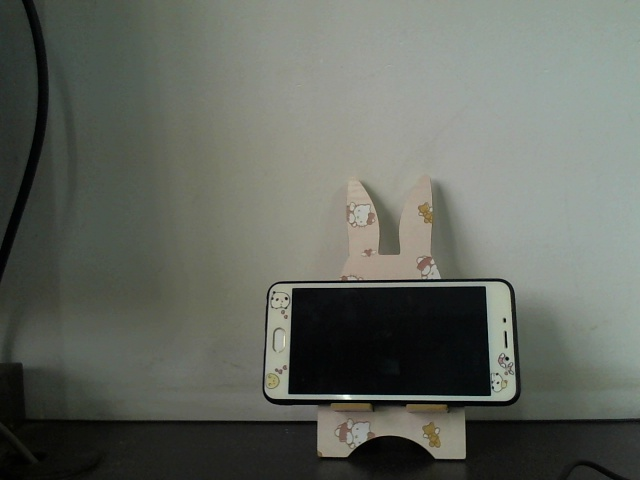
#> input picture image_collection/yuchuli/right.jpg, 640 x 480 px
$ python jiazaosheng.py
#> lines starting #> are read from the running program, lines starting #| are printed output that depends on the picture; after the words box and inside, x2 and y2 are one past the last pixel; in counts of white or black regions, pixels touching at a corner belong together
from numpy import *
from scipy import *
import numpy as np
import cv2


#定义添加椒盐噪声的函数
def SaltAndPepper(src,percetage):
    SP_NoiseImg=src
    SP_NoiseNum=int(percetage*src.shape[0]*src.shape[1])
    for i in range(SP_NoiseNum):
        randX=random.random_integers(0,src.shape[0]-1)
        randY=random.random_integers(0,src.shape[1]-1)
        if random.random_integers(0,1)==0:
            SP_NoiseImg[randX,randY]=0
        else:
            SP_NoiseImg[randX,randY]=255
    return SP_NoiseImg


#定义添加高斯噪声的函数
def addGaussianNoise(image,percetage):
    G_Noiseimg = image
    G_NoiseNum=int(percetage*image.shape[0]*image.shape[1])
    for i in range(G_NoiseNum):
        temp_x = np.random.randint(20,40)
        temp_y = np.random.randint(20,40)
        G_Noiseimg[temp_x][temp_y] = 255
    return G_Noiseimg


if __name__ == "__main__":
    # srcImage = cv2.imread("image_collection/yuchuli/left.jpg")
    srcImage = cv2.imread("image_collection/yuchuli/right.jpg")
#> srcImage is the input picture: shape (480, 640, 3); mean B, G, R 95.3, 103.3, 99.2
    cv2.namedWindow("Original image")
    cv2.imshow("Original image", srcImage)
    grayImage = cv2.cvtColor(srcImage, cv2.COLOR_BGR2GRAY)  # 灰度变换
    cv2.imshow("grayimage", grayImage)

    gauss_noiseImage = addGaussianNoise(grayImage, 0.01)  # 添加10%的高斯噪声
#> after the loop in addGaussianNoise, `for i in range(G_NoiseNum):`:
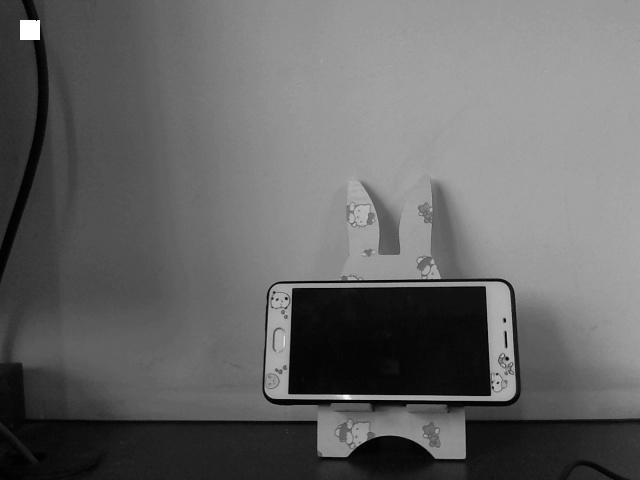
#> G_Noiseimg: shape (480, 640); min 0, max 255, mean 101.5
    cv2.imshow("Add_GaussianNoise Image", gauss_noiseImage)
    cv2.imwrite("Glena.jpg ", gauss_noiseImage)

    SaltAndPepper_noiseImage = SaltAndPepper(grayImage, 0.1)  # 再添加10%的椒盐噪声
#> after the loop in SaltAndPepper, `for i in range(SP_NoiseNum):`:
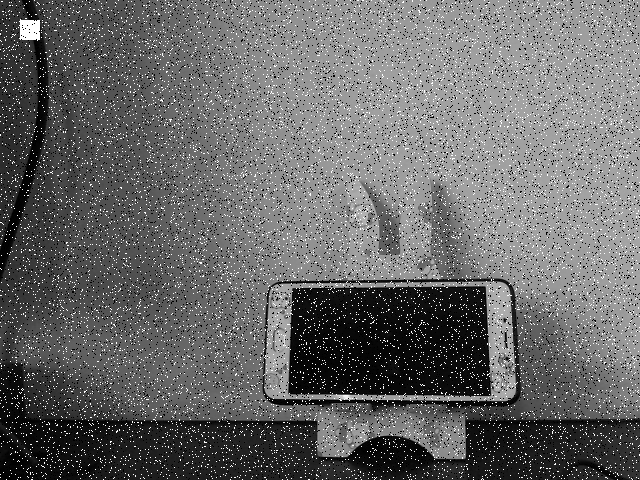
#> SP_NoiseImg: shape (480, 640); 9.51% of pixels changed, all inside (x1, y1, x2, y2) = (0, 0, 640, 480)
    cv2.imshow("Add_SaltAndPepperNoise Image", SaltAndPepper_noiseImage)

    cv2.waitKey(0)
    cv2.destroyAllWindows()

$ run again, with image_collection/yuchuli/left.jpg copied over image_collection/yuchuli/right.jpg
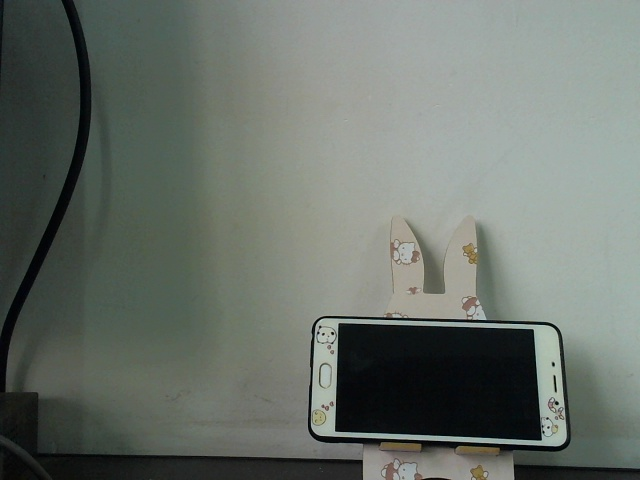
#> input picture image_collection/yuchuli/left.jpg, 640 x 480 px
#> srcImage is the input picture: shape (480, 640, 3); mean B, G, R 106.6, 113.6, 106.2
#> after the loop in addGaussianNoise, `for i in range(G_NoiseNum):`:
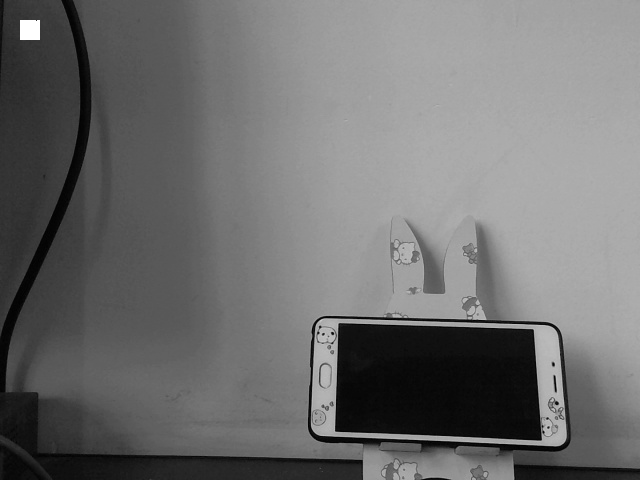
#> G_Noiseimg: shape (480, 640); min 1, max 255, mean 110.8
#> after the loop in SaltAndPepper, `for i in range(SP_NoiseNum):`:
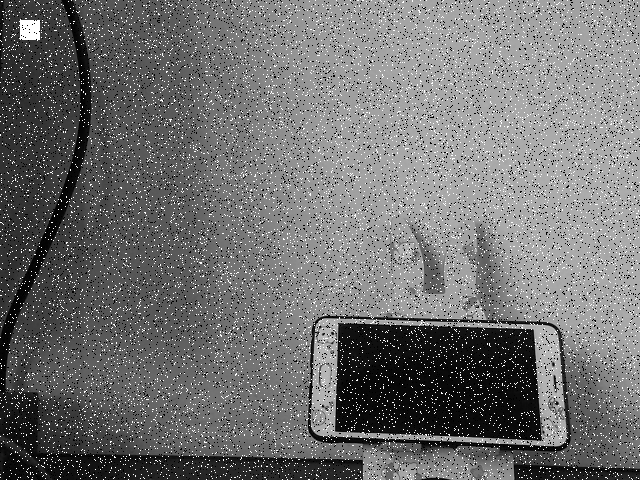
#> SP_NoiseImg: shape (480, 640); 9.51% of pixels changed, all inside (x1, y1, x2, y2) = (0, 0, 640, 480)

$ run again, with image_collection/yuchuli/left_gaosi.png saved as image_collection/yuchuli/right.jpg
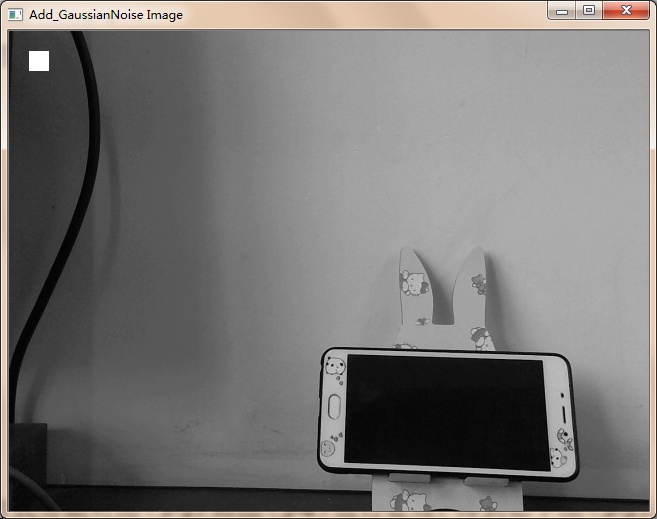
#> input picture image_collection/yuchuli/left_gaosi.png, 657 x 519 px
#> srcImage is the input picture: shape (519, 657, 3); mean B, G, R 116.1, 117.7, 119.7
#> after the loop in addGaussianNoise, `for i in range(G_NoiseNum):`:
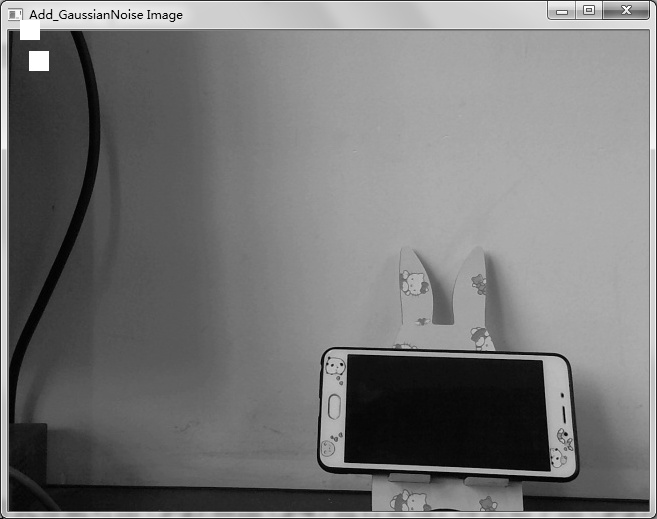
#> G_Noiseimg: shape (519, 657); min 0, max 255, mean 118.3
#> after the loop in SaltAndPepper, `for i in range(SP_NoiseNum):`:
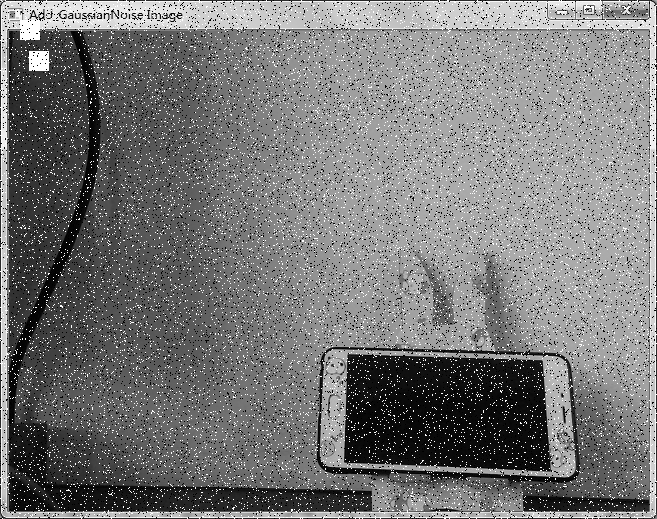
#> SP_NoiseImg: shape (519, 657); 9.5% of pixels changed, all inside (x1, y1, x2, y2) = (0, 0, 657, 519)

$ run again, with image_collection/yuchuli/left_jiaoyan.png saved as image_collection/yuchuli/right.jpg
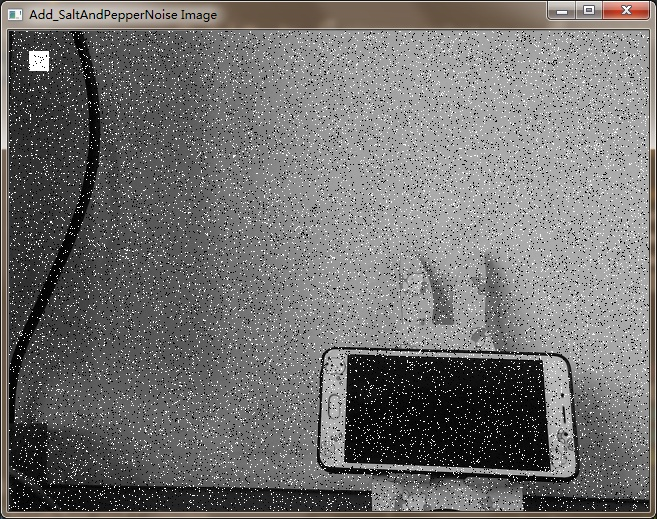
#> input picture image_collection/yuchuli/left_jiaoyan.png, 657 x 519 px
#> srcImage is the input picture: shape (519, 657, 3); mean B, G, R 111.9, 112.9, 114.2
#> after the loop in addGaussianNoise, `for i in range(G_NoiseNum):`:
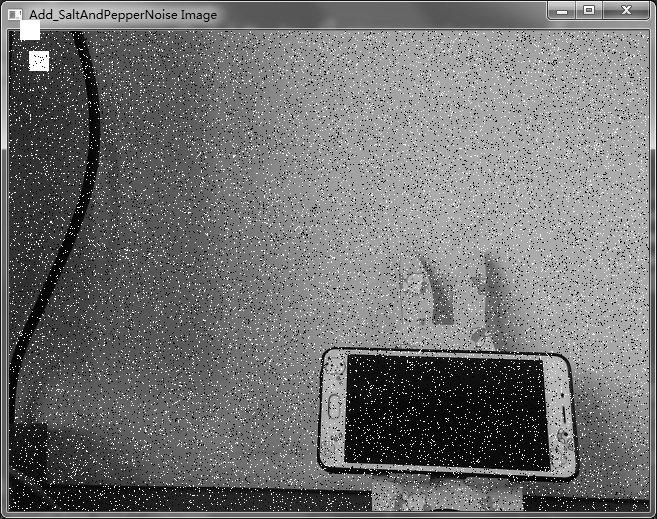
#> G_Noiseimg: shape (519, 657); min 0, max 255, mean 113.4
#> after the loop in SaltAndPepper, `for i in range(SP_NoiseNum):`:
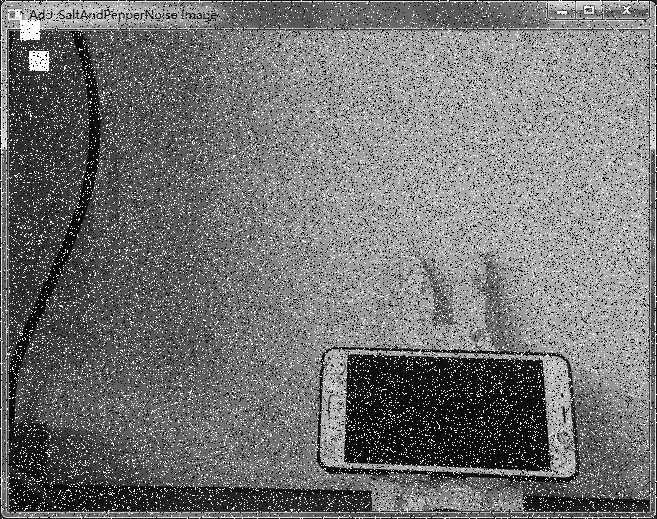
#> SP_NoiseImg: shape (519, 657); 9.26% of pixels changed, all inside (x1, y1, x2, y2) = (0, 0, 657, 519)
